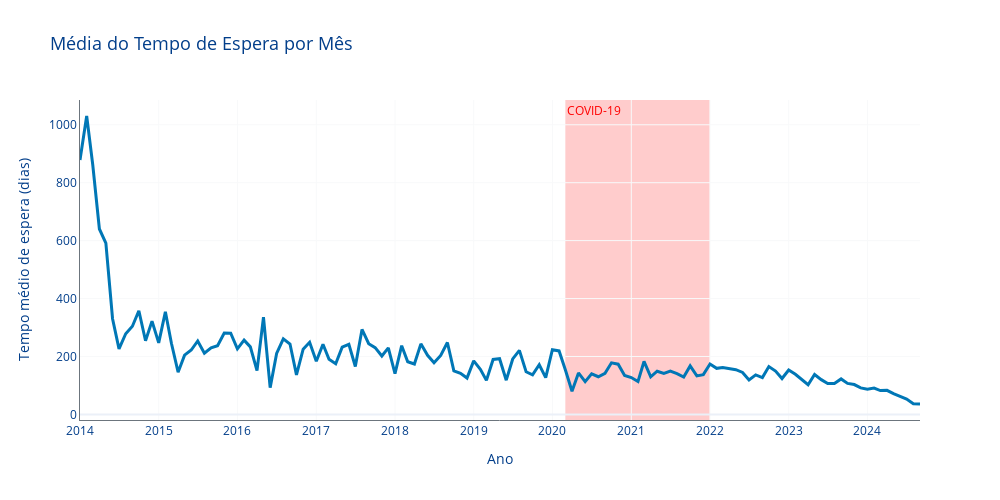

Notebook code for this chart:
### Markdown cell above
# Pergunta 2

### Code cell
# Garantir que a coluna data_primeira_dialise está em datetime
df_espera['data_primeira_dialise'] = pd.to_datetime(df_espera['data_primeira_dialise'])

# Criar coluna de ano-mês
df_espera['ano_mes'] = df_espera['data_primeira_dialise'].dt.to_period('M').astype(str)

# Agrupar por ano-mês
df_mes = df_espera.groupby('ano_mes')['tempo_entre_fav_e_primeira_dialise'].mean().reset_index()

# Converter ano-mês para datetime (para plotar no eixo)
df_mes['ano_mes_dt'] = pd.to_datetime(df_mes['ano_mes'])

# Gráfico de Linha (sem pontos)
fig1_p2 = go.Figure()

fig1_p2.add_trace(go.Scatter(
    x=df_mes['ano_mes_dt'],
    y=df_mes['tempo_entre_fav_e_primeira_dialise'],
    mode='lines',
    name='Tempo médio de espera',
    line=dict(color=paleta['azul_principal'], width=3)
))

# Tarja vermelha para COVID-19 (março de 2020 até dezembro de 2021)
fig1_p2.add_vrect(
    x0="2020-03-01", x1="2021-12-31",
    fillcolor="red", opacity=0.2,
    layer="below", line_width=0,
    annotation_text="COVID-19", annotation_position="top left",
    annotation_font_size=12, annotation_font_color="red"
)

# Layout final com paleta aplicada
fig1_p2.update_layout(
    title='Média do Tempo de Espera por Mês',
    xaxis_title='Ano',
    yaxis_title='Tempo médio de espera (dias)',
    template='plotly_white',
    plot_bgcolor=paleta['fundo'],
    paper_bgcolor=paleta['fundo'],
    font=dict(color=paleta['azul_escuro']),
    title_font=dict(size=18, color=paleta['azul_escuro']),
    width=1000,
    height=500,
    xaxis=dict(
        tickformat='%Y',
        dtick="M12",
        showgrid=True,
        gridcolor=paleta['cinza_claro'],
        linecolor=paleta['cinza_texto'],
        tickfont=dict(color=paleta['azul_escuro'])
    ),
    yaxis=dict(
        showgrid=True,
        gridcolor=paleta['cinza_claro'],
        linecolor=paleta['cinza_texto'],
        tickfont=dict(color=paleta['azul_escuro'])
    )
)

fig1_p2.show()

### Figure 1 — Plotly figure (JSON) as saved in the notebook; plotly's stock layout.template omitted (floating-point values rounded to 4 significant figures; data arrays with more than 128 entries replaced by an {"elided": "..."} marker saying what was removed)
{"data": [{"line": {"color": "#0077B6", "width": 3}, "mode": "lines", "name": "Tempo médio de espera", "type": "scatter", "x": {"elided": "129 str values"}, "y": {"elided": "129 float values"}}], "layout": {"annotations": [{"font": {"color": "red", "size": 12}, "showarrow": false, "text": "COVID-19", "x": "2020-03-01", "xanchor": "left", "xref": "x", "y": 1, "yanchor": "top", "yref": "y domain"}], "font": {"color": "#023E8A"}, "height": 500, "paper_bgcolor": "#FFFFFF", "plot_bgcolor": "#FFFFFF", "shapes": [{"fillcolor": "red", "layer": "below", "line": {"width": 0}, "opacity": 0.2, "type": "rect", "x0": "2020-03-01", "x1": "2021-12-31", "xref": "x", "y0": 0, "y1": 1, "yref": "y domain"}], "title": {"font": {"color": "#023E8A", "size": 18}, "text": "Média do Tempo de Espera por Mês"}, "width": 1000, "xaxis": {"dtick": "M12", "gridcolor": "#F8F9FA", "linecolor": "#6C757D", "showgrid": true, "tickfont": {"color": "#023E8A"}, "tickformat": "%Y", "title": {"text": "Ano"}}, "yaxis": {"gridcolor": "#F8F9FA", "linecolor": "#6C757D", "showgrid": true, "tickfont": {"color": "#023E8A"}, "title": {"text": "Tempo médio de espera (dias)"}}}}
